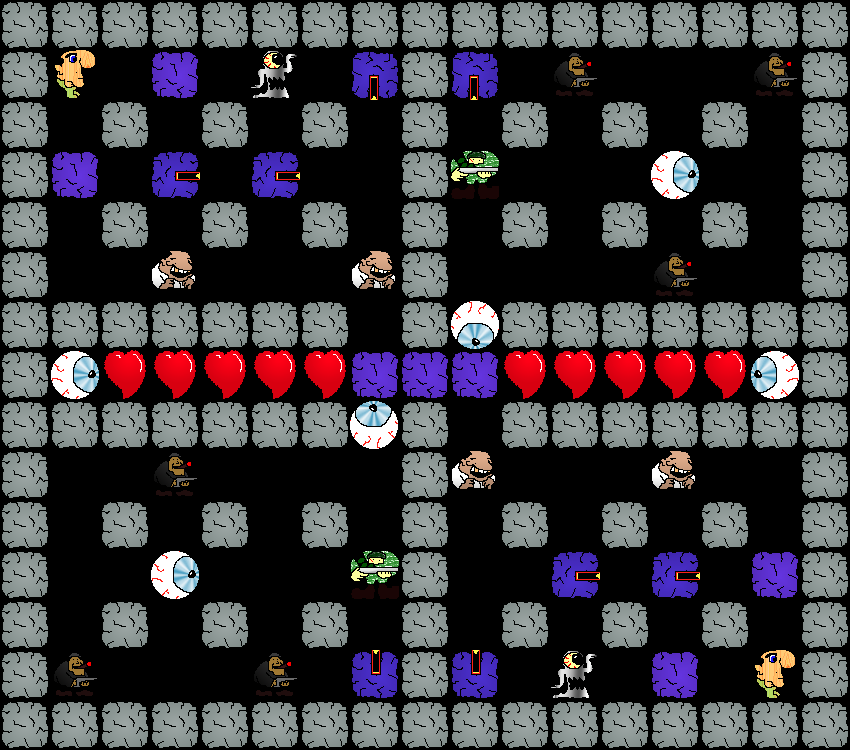

The image is a tile-based game level rendered from a .tmx file. Its description and source (layers, tilesets, objects; grid data summarised) follow:
An orthogonal 17x15 tile map with 50x50 px tiles, 1 tile layer (Action).

<map version="1.0" orientation="orthogonal" width="17" height="15" tilewidth="50" tileheight="50">
 <tileset firstgid="1" name="Tiles" tilewidth="50" tileheight="50">
  <image source="Tileset2.png" width="256" height="256" />
  <tile id="0">
   <properties>
    <property name="Direction" value="kRight" />
    <property name="Type" value="Turret" />
   </properties>
  </tile>
  <tile id="1">
   <properties>
    <property name="Direction" value="kUp" />
    <property name="Type" value="Sentry" />
   </properties>
  </tile>
  <tile id="2">
   <properties>
    <property name="Type" value="BreakableBlock" />
   </properties>
  </tile>
  <tile id="3">
   <properties>
    <property name="Type" value="Block" />
   </properties>
  </tile>
  <tile id="5">
   <properties>
    <property name="Direction" value="kDown" />
    <property name="Type" value="Turret" />
   </properties>
  </tile>
  <tile id="6">
   <properties>
    <property name="Direction" value="kDown" />
    <property name="Type" value="Sentry" />
   </properties>
  </tile>
  <tile id="7">
   <properties>
    <property name="Type" value="Player" />
   </properties>
  </tile>
  <tile id="8">
   <properties>
    <property name="Type" value="Shark" />
   </properties>
  </tile>
  <tile id="10">
   <properties>
    <property name="Direction" value="kLeft" />
    <property name="Type" value="Turret" />
   </properties>
  </tile>
  <tile id="11">
   <properties>
    <property name="Direction" value="kRight" />
    <property name="Type" value="Sentry" />
   </properties>
  </tile>
  <tile id="12">
   <properties>
    <property name="Type" value="Ghost" />
   </properties>
  </tile>
  <tile id="13">
   <properties>
    <property name="Direction" value="Rotate" />
    <property name="Type" value="Turret" />
   </properties>
  </tile>
  <tile id="15">
   <properties>
    <property name="Direction" value="kUp" />
    <property name="Type" value="Turret" />
   </properties>
  </tile>
  <tile id="16">
   <properties>
    <property name="Direction" value="kLeft" />
    <property name="Type" value="Sentry" />
   </properties>
  </tile>
  <tile id="17">
   <properties>
    <property name="Type" value="Gangster" />
   </properties>
  </tile>
  <tile id="18">
   <properties>
    <property name="Type" value="FireLizard" />
   </properties>
  </tile>
  <tile id="20">
   <properties>
    <property name="Type" value="Soldier" />
   </properties>
  </tile>
  <tile id="21">
   <properties>
    <property name="Type" value="Heart" />
   </properties>
  </tile>
  <tile id="22">
   <properties>
    <property name="Type" value="StorBot" />
   </properties>
  </tile>
  <tile id="23">
   <properties>
    <property name="Direction" value="Rotate" />
    <property name="Type" value="Sentry" />
   </properties>
  </tile>
 </tileset>
 <layer name="Action" width="17" height="15">
  <properties>
   <property name="ColorValue0" value="0" />
   <property name="ColorValue1" value="128" />
   <property name="ColorValue2" value="128" />
   <property name="ColorValue3" value="100" />
  </properties>
  <data>[255 cells, 167 non-empty, 16 distinct tile ids]</data>
 </layer>
</map>
